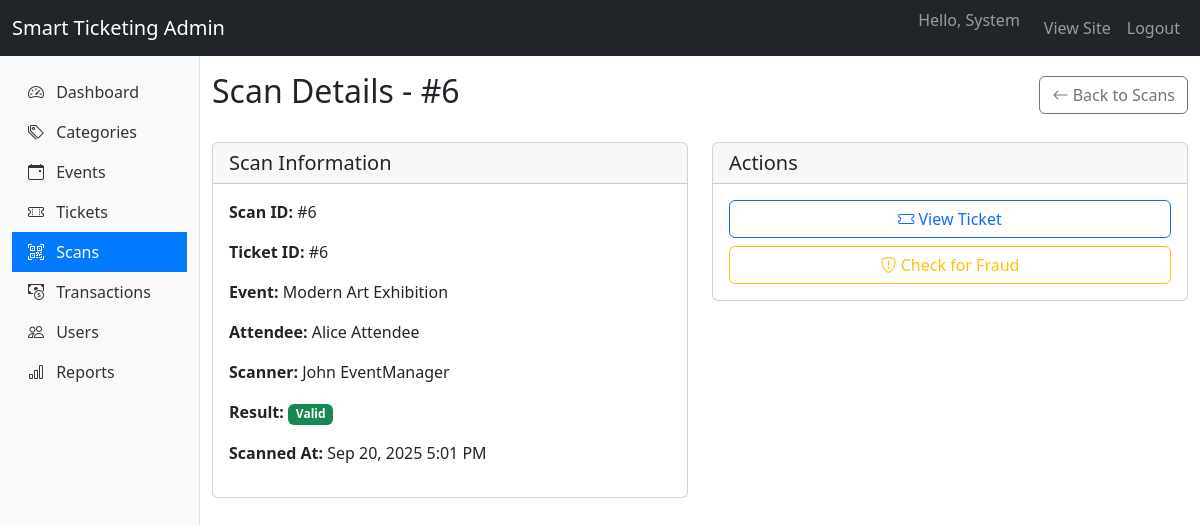
The page /admin/scans/view/6 (signed in) on the database its author committed.
### tables this page shows
CREATE TABLE `ticket_scans` (
  `id` int(11) NOT NULL,
  `ticket_id` int(11) NOT NULL,
  `scanned_by` int(11) NOT NULL,
  `scan_result` enum('valid','invalid','duplicate') NOT NULL,
  `scanned_at` timestamp NOT NULL DEFAULT current_timestamp()
);

CREATE TABLE `events` (
  `id` int(11) NOT NULL,
  `organizer_id` int(11) NOT NULL,
  `category_id` int(11) DEFAULT NULL,
  `title` varchar(255) NOT NULL,
  `description` text DEFAULT NULL,
  `venue` varchar(255) NOT NULL,
  `date_time` datetime NOT NULL,
  `event_image` varchar(255) DEFAULT NULL,
  `total_tickets` int(11) NOT NULL,
  `tickets_sold` int(11) DEFAULT 0,
  `price` decimal(10,2) DEFAULT 0.00,
  `status` enum('pending','approved','rejected') DEFAULT 'pending',
  `created_at` timestamp NOT NULL DEFAULT current_timestamp()
);

### app/core/BaseController.php (called while the page is built, shortened)
<?php
class BaseController {
    public function render($view, $data = [])
    {
        $rootDir = dirname(__DIR__, 2);
        $viewPath = $rootDir . '/app/views/' . $view . '.php';
        extract($data);
        require $viewPath;
    }
}

### app/controllers/admin/ScanController.php (called while the page is built, shortened)
<?php
class ScanController extends BaseController {
    public function view($id) {
        $scanModel = new TicketScan();
        $scan = $scanModel->getScanById($id);
        $this->render('admin/scans/view', [
            'title' => 'Scan Details - Smart Ticketing',
            'scan' => $scan
        ]);
    }
}

### public/index.php (called while the page is built, shortened)
<?php
require_once __DIR__ . '/autoloader.php';
$request_uri = $_SERVER['REQUEST_URI'];
$request_uri = explode('?', $request_uri, 2)[0];
$url = trim($request_uri, '/');
$router = new Router();
$router->get('', 'AuthController@redirectToLogin');
$router->get('login', 'AuthController@login');
$router->post('login', 'AuthController@login');
$router->get('register', 'AuthController@register');
$router->post('register', 'AuthController@register');
$router->get('logout', 'AuthController@logout');
$router->get('events', 'EventController@index');
$router->get('events/create', 'EventController@create');
$router->post('events/store', 'EventController@store');
$router->get('events/{id}', 'EventController@show');
$router->get('tickets', 'TicketController@index');
$router->get('tickets/{id}', 'TicketController@show');
$router->get('tickets/purchase/{id}', 'TicketController@purchase');
$router->get('tickets/download/{id}', 'TicketController@download');
$router->get('tickets/qr/{id}', 'TicketController@qr');
$router->get('tickets/pdf/{id}', 'TicketController@pdf');
$router->get('tickets/validate/{qrCodeHash}', 'TicketController@validate');
$router->get('organizer/dashboard', 'organizer\DashboardController@index');
$router->get('organizer/events', 'organizer\EventController@index');
$router->get('organizer/events/create', 'organizer\EventController@create');
$router->post('organizer/events/store', 'organizer\EventController@store');
$router->get('organizer/events/edit/{id}', 'organizer\EventController@edit');
$router->post('organizer/events/update/{id}', 'organizer\EventController@update');
$router->post('organizer/events/delete/{id}', 'organizer\EventController@delete');
$router->get('organizer/events/view/{id}', 'organizer\EventController@view');
$router->get('organizer/tickets', 'organizer\TicketController@index');
$router->get('organizer/tickets/event/{id}', 'organizer\TicketController@view');
$router->get('organizer/tickets/scan/{id}', 'organizer\TicketController@scan');
$router->get('organizer/transactions', 'organizer\TransactionController@index');
$router->get('organizer/transactions/event/{id}', 'organizer\TransactionController@view');
$router->get('organizer/scans', 'organizer\ScanController@index');
$router->get('organizer/scans/scan', 'organizer\ScanController@scan');
$router->post('organizer/scans/process', 'organizer\ScanController@processScan');
$router->get('organizer/scans/history', 'organizer\ScanController@history');
$router->get('organizer/scans/history/{id}', 'organizer\ScanController@history');
$router->get('organizer/reports', 'organizer\ReportsController@index');
$router->get('organizer/reports/sales', 'organizer\ReportsController@sales');
$router->get('organizer/reports/attendance', 'organizer\ReportsController@attendance');
$router->get('organizer/reports/attendance/{id}', 'organizer\ReportsController@attendance');
$router->get('organizer/reports/event/{id}', 'organizer\ReportsController@event');
$router->get('organizer/reports/export/{type}', 'organizer\ReportsController@export');
$router->get('organizer/reports/export/{type}/{id}', 'organizer\ReportsController@export');
$router->get('organizer/scanner', 'organizer\ScannerController@index');
$router->get('organizer/scanner/scan', 'organizer\ScannerController@scan');
$router->post('organizer/scanner/process', 'organizer\ScannerController@processScan');
$router->get('organizer/scanner/result', 'organizer\ScannerController@result');
$router->get('organizer/scanner/history', 'organizer\ScannerController@history');
$router->get('organizer/scanner/history/{ticketId}', 'organizer\ScannerController@history');
$router->get('organizer/scanner/download', 'organizer\ScannerController@download');
$router->get('admin/dashboard', 'admin\DashboardController@index');
$router->get('admin/categories', 'admin\CategoryController@index');
$router->get('admin/categories/create', 'admin\CategoryController@create');
$router->post('admin/categories/store', 'admin\CategoryController@store');
$router->get('admin/categories/edit/{id}', 'admin\CategoryController@edit');
$router->post('admin/categories/update/{id}', 'admin\CategoryController@update');
$router->post('admin/categories/delete/{id}', 'admin\CategoryController@delete');
$router->get('admin/events', 'admin\EventController@index');
$router->get('admin/events/view/{id}', 'admin\EventController@view');
$router->get('admin/events/approve/{id}', 'admin\EventController@approve');
$router->get('admin/events/reject/{id}', 'admin\EventController@reject');
$router->get('admin/events/disable/{id}', 'admin\EventController@disable');
$router->get('admin/tickets', 'admin\TicketController@index');
$router->get('admin/tickets/view/{id}', 'admin\TicketController@view');
$router->get('admin/tickets/check/{id}', 'admin\TicketController@checkFraud');
$router->get('admin/tickets/history/{id}', 'admin\TicketController@scanHistory');
$router->get('admin/scans', 'admin\ScanController@index');
$router->get('admin/scans/view/{id}', 'admin\ScanController@view');
$router->get('admin/scans/analytics', 'admin\ScanController@analytics');
$router->get('admin/scans/suspicious', 'admin\ScanController@suspicious');
$router->get('admin/scans/export', 'admin\ScanController@export');
$router->get('admin/scans/export/{type}', 'admin\ScanController@export');
$router->get('admin/transactions', 'admin\TransactionController@index');
$router->get('admin/transactions/view/{id}', 'admin\TransactionController@view');
$router->get('admin/transactions/suspicious', 'admin\TransactionController@suspicious');
$router->get('admin/transactions/analytics', 'admin\TransactionController@analytics');
$router->get('admin/transactions/export', 'admin\TransactionController@export');
$router->get('admin/transactions/export/{type}', 'admin\TransactionController@export');
$router->get('admin/reports', 'admin\ReportsController@index');
$router->get('admin/reports/sales', 'admin\ReportsController@sales');
$router->get('admin/reports/attendance', 'admin\ReportsController@attendance');
$router->get('admin/reports/attendance/{id}', 'admin\ReportsController@attendance');
$router->get('admin/reports/event/{id}', 'admin\ReportsController@event');
$router->get('admin/reports/export/{type}', 'admin\ReportsController@export');
$router->get('admin/reports/export/{type}/{id}', 'admin\ReportsController@export');
$router->get('admin/users', 'admin\UserController@index');
$router->get('admin/users/create', 'admin\UserController@create');
$router->post('admin/users/store', 'admin\UserController@store');
$router->get('admin/users/view/{id}', 'admin\UserController@view');
$router->get('admin/users/edit/{id}', 'admin\UserController@edit');
$router->post('admin/users/update/{id}', 'admin\UserController@update');
$router->post('admin/users/delete/{id}', 'admin\UserController@delete');
$router->dispatch($url);

### public/autoloader.php (called while the page is built, shortened)
<?php
spl_autoload_register(function ($class) {
    $class = str_replace('app\\', '', $class);
    $file = __DIR__ . '/../app/' . str_replace('\\', '/', $class) . '.php';
    $file = str_replace('/', DIRECTORY_SEPARATOR, $file);
});

### app/models/TicketScan.php (called while the page is built, shortened)
<?php
class TicketScan {
    private $db;
    public function __construct() {
        $database = new Database();
        $this->db = $database->getConnection();
    }
public function getScanById($id) {
    $sql = "SELECT ts.*, t.qr_code_hash, e.title as event_title,
            CONCAT(u.first_name, ' ', u.last_name) as attendee_name,
            CONCAT(staff.first_name, ' ', staff.last_name) as scanner_name
            FROM ticket_scans ts
            JOIN tickets t ON ts.ticket_id = t.id
            JOIN events e ON t.event_id = e.id
            JOIN users u ON t.user_id = u.id
            JOIN users staff ON ts.scanned_by = staff.id
            WHERE ts.id = :id";
    $stmt = $this->db->prepare($sql);
    $stmt->bindParam(':id', $id);
    $stmt->execute();
    return $stmt->fetch(PDO::FETCH_ASSOC);
}
}

### app/config/Database.php (called while the page is built, shortened)
<?php
class Database {
    private $host = 'localhost';
    private $port = '3306';
    private $db_name = 'smart_ticketing';
    private $username = 'root';
    private $password = 'promise';
    public function getConnection() {
        $this->conn = null;
        try {
            $dsn = "mysql:host={$this->host};port={$this->port};dbname={$this->db_name}";
            $this->conn = new \PDO($dsn, $this->username, $this->password);
            $this->conn->setAttribute(\PDO::ATTR_ERRMODE, \PDO::ERRMODE_EXCEPTION);
            $this->conn->exec("SET NAMES 'utf8'");
            $this->conn->exec("SET CHARACTER SET utf8");
        } catch(\PDOException $e) {
            echo "Connection failed: " . $e->getMessage();
            error_log("Database error: " . $e->getMessage());
        }
        return $this->conn;
    }
}

### app/views/admin/scans/view.php (the view)
<div class="d-flex justify-content-between align-items-center mb-4">
    <h2>Scan Details - #<?= $scan['id'] ?></h2>
    <a href="<?= BASE_URL ?>/admin/scans" class="btn btn-outline-secondary">
        <i class="bi bi-arrow-left"></i> Back to Scans
    </a>
</div>
<div class="row">
    <div class="col-md-6">
        <div class="card mb-4">
            <div class="card-header">
                <h5 class="mb-0">Scan Information</h5>
            </div>
            <div class="card-body">
                <p><strong>Scan ID:</strong> #<?= $scan['id'] ?></p>
                <p><strong>Ticket ID:</strong> #<?= $scan['ticket_id'] ?></p>
                <p><strong>Event:</strong> <?= htmlspecialchars($scan['event_title']) ?></p>
                <p><strong>Attendee:</strong> <?= htmlspecialchars($scan['attendee_name']) ?></p>
                <p><strong>Scanner:</strong> <?= htmlspecialchars($scan['scanner_name']) ?></p>
                <p><strong>Result:</strong>
                    <span class="badge bg-<?= $scan['scan_result'] === 'valid' ? 'success' : ($scan['scan_result'] === 'duplicate' ? 'warning' : 'danger') ?>">
                        <?= ucfirst($scan['scan_result']) ?>
                    </span>
                </p>
                <p><strong>Scanned At:</strong> <?= date('M j, Y g:i A', strtotime($scan['scanned_at'])) ?></p>
            </div>
        </div>
    </div>
    <div class="col-md-6">
        <div class="card">
            <div class="card-header">
                <h5 class="mb-0">Actions</h5>
            </div>
            <div class="card-body">
                <div class="d-grid gap-2">
                    <a href="<?= BASE_URL ?>/admin/tickets/view/<?= $scan['ticket_id'] ?>" class="btn btn-outline-primary">
                        <i class="bi bi-ticket"></i> View Ticket
                    </a>
                    <a href="<?= BASE_URL ?>/admin/tickets/check/<?= $scan['ticket_id'] ?>" class="btn btn-outline-warning">
                        <i class="bi bi-shield-exclamation"></i> Check for Fraud
                    </a>
                </div>
            </div>
        </div>
    </div>
</div>

### app/core/Router.php (shortened to what this page needs)
<?php
class Router {
    protected $routes = [
        'GET' => [],
        'POST' => []
    ];
    public function get($path, $controller)
    {
        $this->routes['GET'][$path] = $controller;
    }
    public function post($path, $controller)
    {
        $this->routes['POST'][$path] = $controller;
    }
    public function dispatch($url)
    {
        $method = $_SERVER['REQUEST_METHOD'];
        $url = trim($url, '/');
        foreach ($this->routes[$method] as $route => $controllerAction) {
            $pattern = $this->convertToRegex($route);
            if (preg_match($pattern, $url, $matches)) {
                $params = array_filter($matches, 'is_string', ARRAY_FILTER_USE_KEY);
                $this->callController($controllerAction, $params);
                return;
            }
        }
    }
    protected function convertToRegex($route) {
        $pattern = preg_replace('/\//', '\\/', $route);
        $pattern = preg_replace('/\{([a-zA-Z_][a-zA-Z0-9_]*)\}/', '(?P<$1>[^\/]+)', $pattern);
        return '/^' . $pattern . '$/i';
    }
    protected function callController($controller, $params = []) {
        [$class, $method] = explode('@', $controller);
        $class = "app\\controllers\\" . $class;
        if (class_exists($class)) {
            $controllerInstance = new $class();
            if (method_exists($controllerInstance, $method)) {
                $reflection = new \ReflectionMethod($controllerInstance, $method);
                $orderedParams = [];
                foreach ($reflection->getParameters() as $param) {
                    $paramName = $param->getName();
                    $orderedParams[] = $params[$paramName] ?? null;
                }
                call_user_func_array([$controllerInstance, $method], $orderedParams);
            } else {
                die("Method $method not found in $class");
            }
        } else {
            die("Controller $class not found");
        }
    }
}

### rows shown on the page
ticket_scans: id "6", ticket "6", events.title "Modern Art Exhibition", scan_result "Valid", scanned_at "Sep 20, 2025 5:01 PM"

### other values the page prints
$scan['attendee_name'] "Alice Attendee"
$scan['scanner_name'] "John EventManager"
